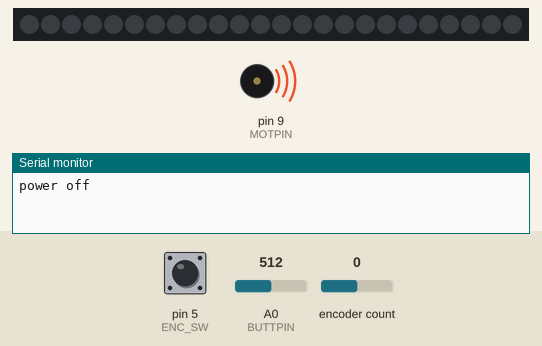
Bench run of a sketch on a simulated Arduino Uno, built with avr-gcc and run on an emulated ATmega328P. Shown: 24 RGB LEDs in strip order, left to right, buzzer (waves = sounding), the last lines printed to the serial monitor. Inputs (shaded band) come from the test bench; at power-on: pin 5 (ENC_SW) HIGH, A0 (BUTTPIN) = 512, encoder count 0. Dim RGB values are drawn brighter than linear.

Above: at 4.9 s.
5.0 s: pin 5 (ENC_SW) pulled LOW for 1 s
6.6 s: pin 5 (ENC_SW) pulled LOW for 0.15 s
At 7.13 s:
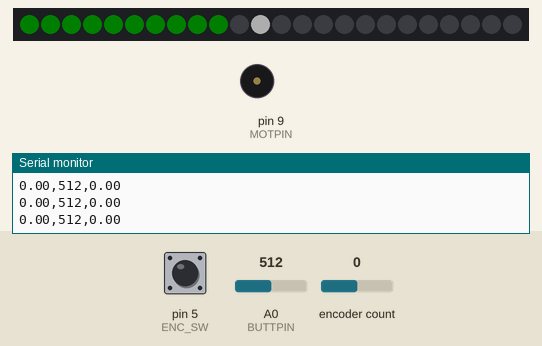
7.3 s: pin 5 (ENC_SW) pulled LOW for 0.15 s
8.0 s: pin 5 (ENC_SW) pulled LOW for 3.2 s
At 12.4 s:
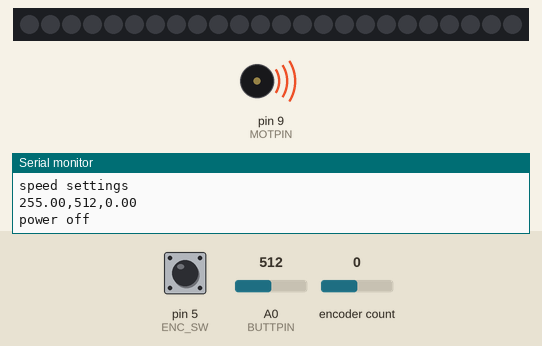
12.7 s: pin 5 (ENC_SW) pulled LOW for 0.15 s
At 13.17 s:
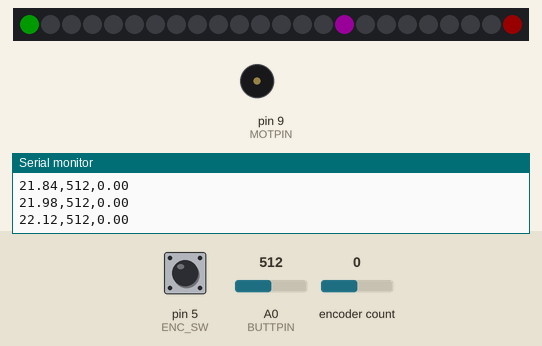
13.4 s: A0 (BUTTPIN) set to 490
At 14.42 s:
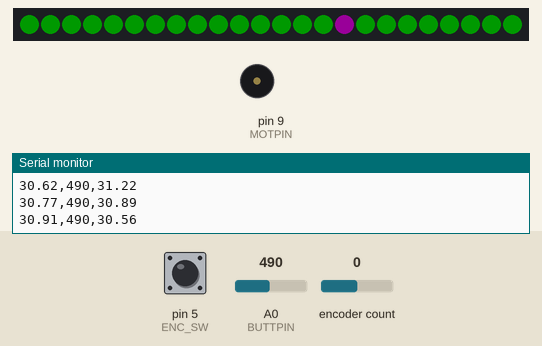
Timing chart, 0 to 16.4 s (numbered marks = the images above; inputs shaded):
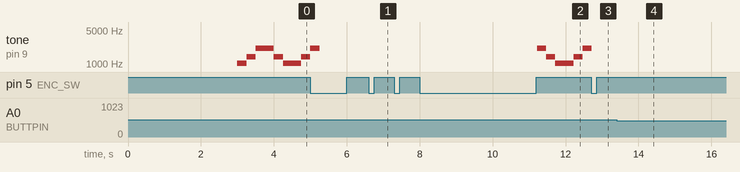

Measured:
- after the input at 8.0 s, tone on pin 9 (MOTPIN): plays 2093 Hz for 0.25 s, 1396 Hz for 0.25 s, 1047 Hz for 0.50 s, 1396 Hz for 0.25 s, 2093 Hz for 0.23 s, starting after 3.2 s; the LEDs: first differ from a run without the input after 3.2 s (image 2)
- after the input at 12.7 s, the LEDs: first differ from a run without the input after 0.32 s (image 3)
- after the input at 13.4 s, the LEDs: first change after 0.31 s (image 4 shows a later state)

The sketch:

protogasm_BetterAlgorithm.ino
```cpp
// Protogasm Code, forked from Nogasm Code Rev. 3
/* Drives a vibrator and uses changes in pressure of an inflatable buttplug
 * to estimate a user's closeness to orgasm, and turn off the vibrator
 * before that point.
 * A state machine updating at 60Hz creates different modes and option menus
 * that can be identified by the color of the LEDs, especially the RGB LED
 * in the central button/encoder knob.
 *
 * [Red]    Manual Vibrator Control
 * [Blue]   Automatic vibrator edging, knob adjusts orgasm detection sensitivity
 * [Green]  Setting menu for maximum vibrator speed in automatic mode
 * [White]  Debubbing menu to show data from the pressure sensor ADC
 * [Off]    While still plugged in, holding the button down for >3 seconds turns
 *          the whole device off, until the button is pressed again.
 *
 * Settings like edging sensitivity, or maximum motor speed are stored in EEPROM,
 * so they are saved through power-cycling.
 *
 * In the automatic edging mode, the vibrator speed will linearly ramp up to full
 * speed (set in the green menu) over 30 seconds. If a near-orgasm is detected,
 * the vibrator abruptly turns off for 15 seconds, then begins ramping up again.
 *
 * The motor will beep during power on/off, and if the plug pressure rises above
 * the maximum the board can read - this condition could lead to a missed orgasm
 * if unchecked. The analog gain for the sensor is adjustable via a trimpot to
 * accomidate different types of plugs that have higher/lower resting pressures.
 *
 * Motor speed, current pressure, and average pressure are reported via USB serial
 * at 115200 baud. Timestamps can also be enabled, from the main loop.
 *
 * There is some framework for more features like an adjustable "cool off" time
 * other than the default 15 seconds, and options for LED brightness and enabling/
 * disabling beeps.
 *
 * Note - Do not set all the LEDs to white at full brightness at once
 * (RGB 255,255,255) It may overheat the voltage regulator and cause the board
 * to reset.
 */
//=======Libraries===============================
#include <Encoder.h>
#include <EEPROM.h>
#include "FastLED.h"

//=======Hardware Setup===============================
//LEDs
#define NUM_LEDS 24
#define LED_PIN 10
#define LED_TYPE    WS2812B
#define COLOR_ORDER GRB
#define BRIGHTNESS 50 //Subject to change, limits current that the LEDs draw

//Encoder
#define ENC_SW   5 //Pushbutton on the encoder
Encoder myEnc(3, 2); //Quadrature inputs
#define ENC_SW_UP   HIGH
#define ENC_SW_DOWN LOW

//Motor
#define MOTPIN 9

//Pressure Sensor Analog In
#define BUTTPIN A0
// Sampling 4x and not dividing keeps the samples from the Arduino Uno's 10 bit
// ADC in a similar range to the Teensy LC's 12-bit ADC.  This helps ensure the
// feedback algorithm will behave similar to the original.
#define OVERSAMPLE 4
#define ADC_MAX 1023

//=======Software/Timing options=====================
#define FREQUENCY 60 //Update frequency in Hz
#define LONG_PRESS_MS 600 //ms requirements for a long press, to move to option menus
#define V_LONG_PRESS_MS 2500 //ms for a very long press, which turns the device off

//Update/render period
#define period (1000/FREQUENCY)
#define longBtnCount (LONG_PRESS_MS / period)

int sensitivity = 0; //orgasm detection sensitivity, persists through different states

//=======State Machine Modes=========================
#define MANUAL      1
#define AUTO        2
#define OPT_SPEED   3
#define OPT_RAMPSPD 4
#define OPT_BEEP    5
#define OPT_PRES    6


//Button states - no press, short press, long press
#define BTN_NONE   0
#define BTN_SHORT  1
#define BTN_LONG   2
#define BTN_V_LONG 3


uint8_t state = MANUAL;
//=======Global Settings=============================
#define MOT_MAX 255 // Motor PWM maximum
#define MOT_MIN 20  // Motor PWM minimum.  It needs a little more than this to start.

CRGB leds[NUM_LEDS];

int sensitivityThreshold = 500;
long pressure = 0;
long arousal = 0;
long previousPressure = 0;
//int bri =100; //Brightness setting
int rampTimeS = 30; //Ramp-up time, in seconds
#define DEFAULT_PLIMIT 600
#define MAX_PLIMIT 1000
int pLimit = DEFAULT_PLIMIT; //Limit in arousal before the vibrator turns off
int maxSpeed = 255; //maximum speed the motor will ramp up to in automatic mode
float motSpeed = 0; //Motor speed, 0-255 (float to maintain smooth ramping to low speeds)
long lastUpdate = 0;
long peakStart = 0;

//=======EEPROM Addresses============================
//128b available on teensy LC
#define BEEP_ADDR         1
#define MAX_SPEED_ADDR    2
#define SENSITIVITY_ADDR  3
//#define RAMPSPEED_ADDR    4 //For now, ramp speed adjustments aren't implemented
#define cbi(sfr, bit) (_SFR_BYTE(sfr) &= ~_BV(bit))
#define sbi(sfr, bit) (_SFR_BYTE(sfr) |= _BV(bit))

//=======Setup=======================================
//Beep out tones over the motor by frequency (1047,1396,2093) may work well
void beep_motor(int f1, int f2, int f3){
  analogWrite(MOTPIN, 0);
  tone(MOTPIN, f1);
  delay(250);
  tone(MOTPIN, f2);
  delay(250);
  tone(MOTPIN, f3);
  delay(250);
  noTone(MOTPIN);
  analogWrite(MOTPIN,motSpeed);
}

void setup() {
  pinMode(ENC_SW,   INPUT); //Pin to read when encoder is pressed
  digitalWrite(ENC_SW, HIGH); // Encoder switch pullup

  analogReference(EXTERNAL);

  // Classic AVR based Arduinos have a PWM frequency of about 490Hz which
  // causes the motor to whine.  Change the prescaler to achieve 31372Hz.
  sbi(TCCR1B, CS10);
  cbi(TCCR1B, CS11);
  cbi(TCCR1B, CS12);

  pinMode(MOTPIN,OUTPUT); //Enable "analog" out (PWM)

  pinMode(BUTTPIN,INPUT); //default is 10 bit resolution (1024), 0-3.3

  digitalWrite(MOTPIN, LOW);//Make sure the motor is off

  delay(3000); // 3 second delay for recovery

  Serial.begin(115200);

  FastLED.addLeds<LED_TYPE, LED_PIN, COLOR_ORDER>(leds, NUM_LEDS).setCorrection(TypicalLEDStrip);
  // limit power draw to .6A at 5v... Didn't seem to work in my FastLED version though
  //FastLED.setMaxPowerInVoltsAndMilliamps(5,DEFAULT_PLIMIT);
  FastLED.setBrightness(BRIGHTNESS);

  //Recall saved settings from memory
  sensitivity = EEPROM.read(SENSITIVITY_ADDR);
  maxSpeed = min(EEPROM.read(MAX_SPEED_ADDR),MOT_MAX); //Obey the MOT_MAX the first power  cycle after chaning it.
  beep_motor(1047,1396,2093); //Power on beep
}

//=======LED Drawing Functions=================

//Draw a "cursor", one pixel representing either a pressure or encoder position value
//C1,C2,C3 are colors for each of 3 revolutions over the 13 LEDs (39 values)
void draw_cursor_3(int pos,CRGB C1, CRGB C2, CRGB C3){
  pos = constrain(pos,0,NUM_LEDS*3-1);
  int colorNum = pos/NUM_LEDS; //revolution number
  int cursorPos = pos % NUM_LEDS; //place on circle, from 0-12
  switch(colorNum){
    case 0:
      leds[cursorPos] = C1;
      break;
    case 1:
      leds[cursorPos] = C2;
      break;
    case 2:
      leds[cursorPos] = C3;
      break;
  }
}

//Draw a "cursor", one pixel representing either a pressure or encoder position value
void draw_cursor(int pos,CRGB C1){
  pos = constrain(pos,0,NUM_LEDS-1);
  leds[pos] = C1;
}

//Draw 3 revolutions of bars around the LEDs. From 0-39, 3 colors
void draw_bars_3(int pos,CRGB C1, CRGB C2, CRGB C3){
  pos = constrain(pos,0,NUM_LEDS*3-1);
  int colorNum = pos/NUM_LEDS; //revolution number
  int barPos = pos % NUM_LEDS; //place on circle, from 0-12
  switch(colorNum){
    case 0:
      fill_gradient_RGB(leds,0,C1,barPos,C1);
      //leds[barPos] = C1;
      break;
    case 1:
      fill_gradient_RGB(leds,0,C1,barPos,C2);
      break;
    case 2:
      fill_gradient_RGB(leds,0,C2,barPos,C3);
      break;
  }
}

//Provide a limited encoder reading corresponting to tacticle clicks on the knob.
//Each click passes through 4 encoder pulses. This reduces it to 1 pulse per click
int encLimitRead(int minVal, int maxVal){
  if(myEnc.read()>maxVal*4)myEnc.write(maxVal*4);
  else if(myEnc.read()<minVal*4) myEnc.write(minVal*4);
  return constrain(myEnc.read()/4,minVal,maxVal);
}

//=======Program Modes/States==================

// Manual vibrator control mode (red), still shows orgasm closeness in background
void run_manual() {
  //In manual mode, only allow for 13 cursor positions, for adjusting motor speed.
  int knob = encLimitRead(0,NUM_LEDS-1);
  motSpeed = map(knob, 0, NUM_LEDS-1, 0., (float)MOT_MAX);
  analogWrite(MOTPIN, motSpeed);

  //gyrGraphDraw(avgPressure, 0, 4 * 3 * NUM_LEDS);
  int presDraw = map(constrain(arousal, 0, pLimit),0,pLimit,0,NUM_LEDS*3);
  draw_bars_3(presDraw, CRGB::Green,CRGB::Yellow,CRGB::Red);
  draw_cursor(knob, CRGB::Red);
}

// Automatic edging mode, knob adjust sensitivity.
void run_auto() {
  arousal *= 0.99;

  static float motIncrement = 0.0;
  motIncrement = ((float)maxSpeed / ((float)FREQUENCY * (float)rampTimeS));
  int knob = encLimitRead(0,(3*NUM_LEDS)-1);
  sensitivity = knob*4; //Save the setting if we leave and return to this state
  //Reverse "Knob" to map it onto a pressure limit, so that it effectively adjusts sensitivity
  pLimit = map(knob, 0, 3 * (NUM_LEDS - 1), 1, MAX_PLIMIT); //set the limit of arousal before the vibrator turns off
  if (pressure < previousPressure)
  {
    if (pressure > peakStart)
    {
      if (pressure - peakStart >= sensitivityThreshold / 10)
      {
        arousal += pressure - peakStart;
      }

    }
    peakStart = pressure;
  }
  previousPressure = pressure;

  if (arousal > pLimit)
  {
    motSpeed = -.5*(float)rampTimeS*((float)FREQUENCY*motIncrement);//Stay off for a while (half the ramp up time)
  }
  else if (motSpeed < (float)maxSpeed) {
    motSpeed += motIncrement;
  }
  if (motSpeed > MOT_MIN) {
    analogWrite(MOTPIN, (int) motSpeed);
  } else {
    motSpeed = MOT_MIN;
    analogWrite(MOTPIN, 0);
  }

  int presDraw = map(constrain(arousal, 0, pLimit),0,pLimit,0,NUM_LEDS*3);
  draw_bars_3(presDraw, CRGB::Green,CRGB::Yellow,CRGB::Red);
  draw_cursor_3(knob, CRGB(50,50,200),CRGB::Blue,CRGB::Purple);
}

//Setting menu for adjusting the maximum vibrator speed automatic mode will ramp up to
void run_opt_speed() {
  Serial.println("speed settings");
  int knob = encLimitRead(0,NUM_LEDS-1);
  motSpeed = map(knob, 0, NUM_LEDS-1, 0., (float)MOT_MAX);
  analogWrite(MOTPIN, motSpeed);
  maxSpeed = motSpeed; //Set the maximum ramp-up speed in automatic mode
  //Little animation to show ramping up on the LEDs
  static int visRamp = 0;
  if(visRamp <= FREQUENCY*NUM_LEDS-1) visRamp += 16;
  else visRamp = 0;
  draw_bars_3(map(visRamp,0,(NUM_LEDS-1)*FREQUENCY,0,knob),CRGB::Green,CRGB::Green,CRGB::Green);
}

//Not yet added, but adjusts how quickly the vibrator turns back on after being triggered off
void run_opt_rampspd() {
  Serial.println("rampSpeed");
}

//Also not completed, option for enabling/disabling beeps
void run_opt_beep() {
  Serial.println("Brightness Settings");
}

//Simply display the pressure analog voltage. Useful for debugging sensitivity issues.
void run_opt_pres() {
  int p = map(analogRead(BUTTPIN),0,ADC_MAX,0,NUM_LEDS-1);
  draw_cursor(p,CRGB::White);
}

//Poll the knob click button, and check for long/very long presses as well
uint8_t check_button(){
  static bool lastBtn = ENC_SW_DOWN;
  static unsigned long keyDownTime = 0;
  uint8_t btnState = BTN_NONE;
  bool thisBtn = digitalRead(ENC_SW);

  //Detect single presses, no repeating, on keyup
  if(thisBtn == ENC_SW_DOWN && lastBtn == ENC_SW_UP){
    keyDownTime = millis();
  }

  if (thisBtn == ENC_SW_UP && lastBtn == ENC_SW_DOWN) { //there was a keyup
    if((millis()-keyDownTime) >= V_LONG_PRESS_MS){
      btnState = BTN_V_LONG;
    }
    else if((millis()-keyDownTime) >= LONG_PRESS_MS){
      btnState = BTN_LONG;
      }
    else{
      btnState = BTN_SHORT;
      }
    }

  lastBtn = thisBtn;
  return btnState;
}

//run the important/unique parts of each state. Also, set button LED color.
void run_state_machine(uint8_t state){
  switch (state) {
      case MANUAL:
        run_manual();
        break;
      case AUTO:
        run_auto();
        break;
      case OPT_SPEED:
        run_opt_speed();
        break;
      case OPT_RAMPSPD:
        run_opt_rampspd();
        break;
      case OPT_BEEP:
        run_opt_beep();
        break;
      case OPT_PRES:
        run_opt_pres();
        break;
      default:
        run_manual();
        break;
    }
}

//Switch between state machine states, and reset the encoder position as necessary
//Returns the next state to run. Very long presses will turn the system off (sort of)
uint8_t set_state(uint8_t btnState, uint8_t state){
  if(btnState == BTN_NONE){
    return state;
  }
  if(btnState == BTN_V_LONG){
    //Turn the device off until woken up by the button
    Serial.println("power off");
    fill_gradient_RGB(leds,0,CRGB::Black,NUM_LEDS-1,CRGB::Black);//Turn off LEDS
    FastLED.show();
    analogWrite(MOTPIN, 0);
    beep_motor(2093,1396,1047);
    analogWrite(MOTPIN, 0); //Turn Motor off
    while(!digitalRead(ENC_SW))delay(1);
    beep_motor(1047,1396,2093);
    return MANUAL ;
  }
  else if(btnState == BTN_SHORT){
    switch(state){
      case MANUAL:
        myEnc.write(sensitivity);//Whenever going into auto mode, keep the last sensitivity
        motSpeed = 0; //Also reset the motor speed to 0
        return AUTO;
      case AUTO:
        myEnc.write(0);//Whenever going into manual mode, set the speed to 0.
        motSpeed = 0;
        EEPROM.update(SENSITIVITY_ADDR, sensitivity);
        return MANUAL;
      case OPT_SPEED:
        myEnc.write(0);
        EEPROM.update(MAX_SPEED_ADDR, maxSpeed);
        //return OPT_RAMPSPD;
        //return OPT_BEEP;
        motSpeed = 0;
        analogWrite(MOTPIN, motSpeed); //Turn the motor off for the white pressure monitoring mode
        return OPT_PRES; //Skip beep and rampspeed settings for now
      case OPT_RAMPSPD: //Not yet implimented
        //motSpeed = 0;
        //myEnc.write(0);
        return OPT_BEEP;
      case OPT_BEEP:
        myEnc.write(0);
        return OPT_PRES;
      case OPT_PRES:
        myEnc.write(map(maxSpeed,0,255,0,4*(NUM_LEDS)));//start at saved value
        return OPT_SPEED;
    }
  }
  else if(btnState == BTN_LONG){
    switch (state) {
          case MANUAL:
            myEnc.write(map(maxSpeed,0,255,0,4*(NUM_LEDS)));//start at saved value
            return OPT_SPEED;
          case AUTO:
            myEnc.write(map(maxSpeed,0,255,0,4*(NUM_LEDS)));//start at saved value
            return OPT_SPEED;
          case OPT_SPEED:
            myEnc.write(0);
            return MANUAL;
          case OPT_RAMPSPD:
            return MANUAL;
          case OPT_BEEP:
            return MANUAL;
          case OPT_PRES:
            myEnc.write(0);
            return MANUAL;
        }
  }
  else return MANUAL;
}

//=======Main Loop=============================
void loop() {
  static uint8_t state = MANUAL;
  //Run this section at the update frequency (default 60 Hz)
  if (millis() - period > lastUpdate) {

    pressure = analogRead(BUTTPIN);
    fadeToBlackBy(leds,NUM_LEDS,20); //Create a fading light effect. LED buffer is not otherwise cleared
    uint8_t btnState = check_button();
    state = set_state(btnState,state); //Set the next state based on this state and button presses
    run_state_machine(state);
    FastLED.show(); //Update the physical LEDs to match the buffer in software

    //Alert that the Pressure voltage amplifier is railing, and the trim pot needs to be adjusted
    if(pressure > 4030)beep_motor(2093,2093,2093); //Three high beeps

    //Report pressure and motor data over USB for analysis / other uses. timestamps disabled by default
    //Serial.print(millis()); //Timestamp (ms)
    //Serial.print(",");
    Serial.print(motSpeed); //Motor speed (0-255)
    Serial.print(",");
    Serial.print(pressure); //(Original ADC value - 12 bits, 0-4095)
    Serial.print(",");
    Serial.println(constrain(100 * arousal/ (float)pLimit, 0, 100));
    lastUpdate = millis();
  }
}
```
